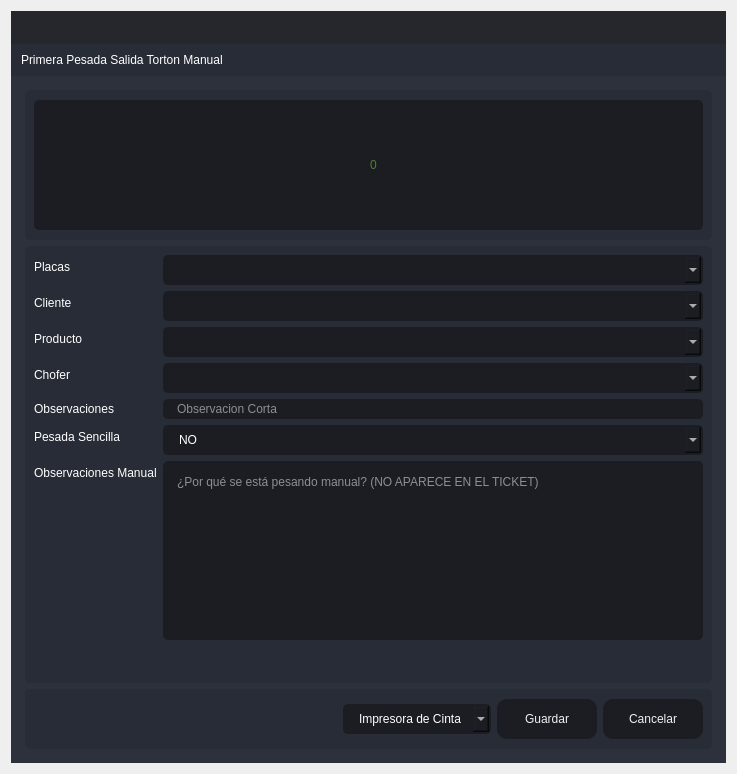
<?xml version="1.0" encoding="UTF-8"?>
<ui version="4.0">
 <class>PrimeraPSM</class>
 <widget class="QDialog" name="PrimeraPSM">
  <property name="windowModality">
   <enum>Qt::ApplicationModal</enum>
  </property>
  <property name="geometry">
   <rect>
    <x>0</x>
    <y>0</y>
    <width>737</width>
    <height>774</height>
   </rect>
  </property>
  <property name="minimumSize">
   <size>
    <width>737</width>
    <height>774</height>
   </size>
  </property>
  <property name="maximumSize">
   <size>
    <width>737</width>
    <height>774</height>
   </size>
  </property>
  <property name="windowTitle">
   <string>Primera Pesada Salida Torton Manual</string>
  </property>
  <layout class="QVBoxLayout" name="verticalLayout_6">
   <item>
    <widget class="QFrame" name="frame_main">
     <property name="styleSheet">
      <string notr="true">/* LINE EDIT */
QLineEdit {
	background-color: rgb(27, 29, 35);
	border-radius: 5px;
	border: 2px solid rgb(27, 29, 35);
	padding-left: 10px;
}
QLineEdit:hover {
	border: 2px solid rgb(64, 71, 88);
}
QLineEdit:focus {
	border: 2px solid rgb(91, 101, 124);
}

/* SCROLL BARS */
QScrollBar:horizontal {
    border: none;
    background: rgb(52, 59, 72);
    height: 14px;
    margin: 0px 21px 0 21px;
	border-radius: 0px;
}
QScrollBar::handle:horizontal {
    background: rgb(85, 170, 255);
    min-width: 25px;
	border-radius: 7px
}
QScrollBar::add-line:horizontal {
    border: none;
    background: rgb(55, 63, 77);
    width: 20px;
	border-top-right-radius: 7px;
    border-bottom-right-radius: 7px;
    subcontrol-position: right;
    subcontrol-origin: margin;
}
QScrollBar::sub-line:horizontal {
    border: none;
    background: rgb(55, 63, 77);
    width: 20px;
	border-top-left-radius: 7px;
    border-bottom-left-radius: 7px;
    subcontrol-position: left;
    subcontrol-origin: margin;
}
QScrollBar::up-arrow:horizontal, QScrollBar::down-arrow:horizontal
{
     background: none;
}
QScrollBar::add-page:horizontal, QScrollBar::sub-page:horizontal
{
     background: none;
}
 QScrollBar:vertical {
	border: none;
    background: rgb(52, 59, 72);
    width: 14px;
    margin: 21px 0 21px 0;
	border-radius: 0px;
 }
 QScrollBar::handle:vertical {	
	background: rgb(85, 170, 255);
    min-height: 25px;
	border-radius: 7px
 }
 QScrollBar::add-line:vertical {
     border: none;
    background: rgb(55, 63, 77);
     height: 20px;
	border-bottom-left-radius: 7px;
    border-bottom-right-radius: 7px;
     subcontrol-position: bottom;
     subcontrol-origin: margin;
 }
 QScrollBar::sub-line:vertical {
	border: none;
    background: rgb(55, 63, 77);
     height: 20px;
	border-top-left-radius: 7px;
    border-top-right-radius: 7px;
     subcontrol-position: top;
     subcontrol-origin: margin;
 }
 QScrollBar::up-arrow:vertical, QScrollBar::down-arrow:vertical {
     background: none;
 }

 QScrollBar::add-page:vertical, QScrollBar::sub-page:vertical {
     background: none;
 }

/* CHECKBOX */
QCheckBox::indicator {
    border: 3px solid rgb(52, 59, 72);
	width: 15px;
	height: 15px;
	border-radius: 10px;
    background: rgb(44, 49, 60);
}
QCheckBox::indicator:hover {
    border: 3px solid rgb(58, 66, 81);
}
QCheckBox::indicator:checked {
    background: 3px solid rgb(52, 59, 72);
	border: 3px solid rgb(52, 59, 72);	
	background-image: url(:/16x16/icons/16x16/cil-check-alt.png);
}

/* RADIO BUTTON */
QRadioButton::indicator {
    border: 3px solid rgb(52, 59, 72);
	width: 15px;
	height: 15px;
	border-radius: 10px;
    background: rgb(44, 49, 60);
}
QRadioButton::indicator:hover {
    border: 3px solid rgb(58, 66, 81);
}
QRadioButton::indicator:checked {
    background: 3px solid rgb(94, 106, 130);
	border: 3px solid rgb(52, 59, 72);	
}

/* COMBOBOX */
QComboBox{
	background-color: rgb(27, 29, 35);
	border-radius: 5px;
	border: 2px solid rgb(27, 29, 35);
	padding: 5px;
	padding-left: 10px;
}
QComboBox:hover{
	border: 2px solid rgb(64, 71, 88);
}
QComboBox::drop-down {
	subcontrol-origin: padding;
	subcontrol-position: top right;
	width: 25px; 
	border-left-width: 3px;
	border-left-color: rgba(39, 44, 54, 150);
	border-left-style: solid;
	border-top-right-radius: 3px;
	border-bottom-right-radius: 3px;	
	background-image: url(:/16x16/icons/16x16/cil-arrow-bottom.png);
	background-position: center;
	background-repeat: no-reperat;
 }
QComboBox QAbstractItemView {
	color: rgb(85, 170, 255);	
	background-color: rgb(27, 29, 35);
	padding: 10px;
	selection-background-color: rgb(39, 44, 54);
}

/* SLIDERS */
QSlider::groove:horizontal {
    border-radius: 9px;
    height: 18px;
	margin: 0px;
	background-color: rgb(52, 59, 72);
}
QSlider::groove:horizontal:hover {
	background-color: rgb(55, 62, 76);
}
QSlider::handle:horizontal {
    background-color: rgb(85, 170, 255);
    border: none;
    height: 18px;
    width: 18px;
    margin: 0px;
	border-radius: 9px;
}
QSlider::handle:horizontal:hover {
    background-color: rgb(105, 180, 255);
}
QSlider::handle:horizontal:pressed {
    background-color: rgb(65, 130, 195);
}

QSlider::groove:vertical {
    border-radius: 9px;
    width: 18px;
    margin: 0px;
	background-color: rgb(52, 59, 72);
}
QSlider::groove:vertical:hover {
	background-color: rgb(55, 62, 76);
}
QSlider::handle:vertical {
    background-color: rgb(85, 170, 255);
	border: none;
    height: 18px;
    width: 18px;
    margin: 0px;
	border-radius: 9px;
}
QSlider::handle:vertical:hover {
    background-color: rgb(105, 180, 255);
}
QSlider::handle:vertical:pressed {
    background-color: rgb(65, 130, 195);
}

</string>
     </property>
     <property name="frameShape">
      <enum>QFrame::NoFrame</enum>
     </property>
     <property name="frameShadow">
      <enum>QFrame::Raised</enum>
     </property>
     <layout class="QVBoxLayout" name="verticalLayout">
      <property name="spacing">
       <number>0</number>
      </property>
      <property name="leftMargin">
       <number>0</number>
      </property>
      <property name="topMargin">
       <number>0</number>
      </property>
      <property name="rightMargin">
       <number>0</number>
      </property>
      <property name="bottomMargin">
       <number>0</number>
      </property>
      <item>
       <widget class="QFrame" name="frame_top">
        <property name="minimumSize">
         <size>
          <width>0</width>
          <height>65</height>
         </size>
        </property>
        <property name="maximumSize">
         <size>
          <width>16777215</width>
          <height>65</height>
         </size>
        </property>
        <property name="styleSheet">
         <string notr="true">background-color: transparent;</string>
        </property>
        <property name="frameShape">
         <enum>QFrame::NoFrame</enum>
        </property>
        <property name="frameShadow">
         <enum>QFrame::Raised</enum>
        </property>
        <layout class="QHBoxLayout" name="horizontalLayout_3">
         <property name="spacing">
          <number>0</number>
         </property>
         <property name="leftMargin">
          <number>0</number>
         </property>
         <property name="topMargin">
          <number>0</number>
         </property>
         <property name="rightMargin">
          <number>0</number>
         </property>
         <property name="bottomMargin">
          <number>0</number>
         </property>
         <item>
          <widget class="QFrame" name="frame_toggle">
           <property name="maximumSize">
            <size>
             <width>70</width>
             <height>16777215</height>
            </size>
           </property>
           <property name="styleSheet">
            <string notr="true">background-color: rgb(27, 29, 35);</string>
           </property>
           <property name="frameShape">
            <enum>QFrame::NoFrame</enum>
           </property>
           <property name="frameShadow">
            <enum>QFrame::Raised</enum>
           </property>
           <layout class="QVBoxLayout" name="verticalLayout_3">
            <property name="spacing">
             <number>0</number>
            </property>
            <property name="leftMargin">
             <number>0</number>
            </property>
            <property name="topMargin">
             <number>0</number>
            </property>
            <property name="rightMargin">
             <number>0</number>
            </property>
            <property name="bottomMargin">
             <number>0</number>
            </property>
           </layout>
          </widget>
         </item>
         <item>
          <widget class="QFrame" name="frame_top_right">
           <property name="styleSheet">
            <string notr="true">background: transparent;</string>
           </property>
           <property name="frameShape">
            <enum>QFrame::NoFrame</enum>
           </property>
           <property name="frameShadow">
            <enum>QFrame::Raised</enum>
           </property>
           <layout class="QVBoxLayout" name="verticalLayout_2">
            <property name="spacing">
             <number>0</number>
            </property>
            <property name="leftMargin">
             <number>0</number>
            </property>
            <property name="topMargin">
             <number>0</number>
            </property>
            <property name="rightMargin">
             <number>0</number>
            </property>
            <property name="bottomMargin">
             <number>0</number>
            </property>
            <item>
             <widget class="QFrame" name="frame_top_btns">
              <property name="maximumSize">
               <size>
                <width>16777215</width>
                <height>42</height>
               </size>
              </property>
              <property name="styleSheet">
               <string notr="true">background-color: rgba(27, 29, 35, 200)</string>
              </property>
              <property name="frameShape">
               <enum>QFrame::NoFrame</enum>
              </property>
              <property name="frameShadow">
               <enum>QFrame::Raised</enum>
              </property>
              <layout class="QHBoxLayout" name="horizontalLayout_4">
               <property name="spacing">
                <number>0</number>
               </property>
               <property name="leftMargin">
                <number>0</number>
               </property>
               <property name="topMargin">
                <number>0</number>
               </property>
               <property name="rightMargin">
                <number>0</number>
               </property>
               <property name="bottomMargin">
                <number>0</number>
               </property>
               <item>
                <widget class="QFrame" name="frame_label_top_btns">
                 <property name="sizePolicy">
                  <sizepolicy hsizetype="Expanding" vsizetype="Preferred">
                   <horstretch>0</horstretch>
                   <verstretch>0</verstretch>
                  </sizepolicy>
                 </property>
                 <property name="frameShape">
                  <enum>QFrame::NoFrame</enum>
                 </property>
                 <property name="frameShadow">
                  <enum>QFrame::Raised</enum>
                 </property>
                 <layout class="QHBoxLayout" name="horizontalLayout_10">
                  <property name="spacing">
                   <number>0</number>
                  </property>
                  <property name="leftMargin">
                   <number>5</number>
                  </property>
                  <property name="topMargin">
                   <number>0</number>
                  </property>
                  <property name="rightMargin">
                   <number>10</number>
                  </property>
                  <property name="bottomMargin">
                   <number>0</number>
                  </property>
                 </layout>
                </widget>
               </item>
               <item alignment="Qt::AlignRight">
                <widget class="QFrame" name="frame_btns_right">
                 <property name="sizePolicy">
                  <sizepolicy hsizetype="Expanding" vsizetype="Preferred">
                   <horstretch>0</horstretch>
                   <verstretch>0</verstretch>
                  </sizepolicy>
                 </property>
                 <property name="maximumSize">
                  <size>
                   <width>120</width>
                   <height>16777215</height>
                  </size>
                 </property>
                 <property name="frameShape">
                  <enum>QFrame::NoFrame</enum>
                 </property>
                 <property name="frameShadow">
                  <enum>QFrame::Raised</enum>
                 </property>
                 <layout class="QHBoxLayout" name="horizontalLayout_5">
                  <property name="spacing">
                   <number>0</number>
                  </property>
                  <property name="leftMargin">
                   <number>0</number>
                  </property>
                  <property name="topMargin">
                   <number>0</number>
                  </property>
                  <property name="rightMargin">
                   <number>0</number>
                  </property>
                  <property name="bottomMargin">
                   <number>0</number>
                  </property>
                 </layout>
                </widget>
               </item>
              </layout>
             </widget>
            </item>
            <item>
             <widget class="QFrame" name="frame_top_info">
              <property name="maximumSize">
               <size>
                <width>16777215</width>
                <height>65</height>
               </size>
              </property>
              <property name="styleSheet">
               <string notr="true">background-color: rgb(39, 44, 54);</string>
              </property>
              <property name="frameShape">
               <enum>QFrame::NoFrame</enum>
              </property>
              <property name="frameShadow">
               <enum>QFrame::Raised</enum>
              </property>
              <layout class="QHBoxLayout" name="horizontalLayout_8">
               <property name="spacing">
                <number>0</number>
               </property>
               <property name="leftMargin">
                <number>10</number>
               </property>
               <property name="topMargin">
                <number>0</number>
               </property>
               <property name="rightMargin">
                <number>10</number>
               </property>
               <property name="bottomMargin">
                <number>0</number>
               </property>
               <item>
                <widget class="QLabel" name="label">
                 <property name="styleSheet">
                  <string notr="true">font: 75 16pt &quot;MS Shell Dlg 2&quot;;
color: rgb(255, 255, 255);</string>
                 </property>
                 <property name="text">
                  <string>Primera Pesada Salida Torton Manual</string>
                 </property>
                </widget>
               </item>
              </layout>
             </widget>
            </item>
           </layout>
          </widget>
         </item>
        </layout>
       </widget>
      </item>
      <item>
       <widget class="QFrame" name="frame_center">
        <property name="sizePolicy">
         <sizepolicy hsizetype="Expanding" vsizetype="Expanding">
          <horstretch>0</horstretch>
          <verstretch>0</verstretch>
         </sizepolicy>
        </property>
        <property name="styleSheet">
         <string notr="true">background-color: rgb(40, 44, 52);</string>
        </property>
        <property name="frameShape">
         <enum>QFrame::NoFrame</enum>
        </property>
        <property name="frameShadow">
         <enum>QFrame::Raised</enum>
        </property>
        <layout class="QHBoxLayout" name="horizontalLayout_2">
         <property name="spacing">
          <number>0</number>
         </property>
         <property name="leftMargin">
          <number>0</number>
         </property>
         <property name="topMargin">
          <number>0</number>
         </property>
         <property name="rightMargin">
          <number>0</number>
         </property>
         <property name="bottomMargin">
          <number>0</number>
         </property>
         <item>
          <widget class="QFrame" name="frame_content_right">
           <property name="styleSheet">
            <string notr="true">background-color: rgb(44, 49, 60);</string>
           </property>
           <property name="frameShape">
            <enum>QFrame::NoFrame</enum>
           </property>
           <property name="frameShadow">
            <enum>QFrame::Raised</enum>
           </property>
           <layout class="QVBoxLayout" name="verticalLayout_4">
            <property name="spacing">
             <number>0</number>
            </property>
            <property name="leftMargin">
             <number>0</number>
            </property>
            <property name="topMargin">
             <number>0</number>
            </property>
            <property name="rightMargin">
             <number>0</number>
            </property>
            <property name="bottomMargin">
             <number>0</number>
            </property>
            <item>
             <widget class="QFrame" name="frame_content">
              <property name="frameShape">
               <enum>QFrame::NoFrame</enum>
              </property>
              <property name="frameShadow">
               <enum>QFrame::Raised</enum>
              </property>
              <layout class="QVBoxLayout" name="verticalLayout_9">
               <property name="spacing">
                <number>0</number>
               </property>
               <property name="leftMargin">
                <number>5</number>
               </property>
               <property name="topMargin">
                <number>5</number>
               </property>
               <property name="rightMargin">
                <number>5</number>
               </property>
               <property name="bottomMargin">
                <number>5</number>
               </property>
               <item>
                <widget class="QStackedWidget" name="stackedWidget">
                 <property name="styleSheet">
                  <string notr="true">background: transparent;</string>
                 </property>
                 <property name="currentIndex">
                  <number>0</number>
                 </property>
                 <widget class="QWidget" name="page_home">
                  <layout class="QVBoxLayout" name="verticalLayout_10">
                   <item>
                    <widget class="QFrame" name="frame_3">
                     <property name="minimumSize">
                      <size>
                       <width>0</width>
                       <height>150</height>
                      </size>
                     </property>
                     <property name="maximumSize">
                      <size>
                       <width>16777215</width>
                       <height>150</height>
                      </size>
                     </property>
                     <property name="styleSheet">
                      <string notr="true">background-color: rgb(39, 44, 54);
border-radius: 5px;</string>
                     </property>
                     <property name="frameShape">
                      <enum>QFrame::StyledPanel</enum>
                     </property>
                     <property name="frameShadow">
                      <enum>QFrame::Raised</enum>
                     </property>
                     <layout class="QVBoxLayout" name="verticalLayout_11">
                      <item>
                       <layout class="QVBoxLayout" name="verticalLayout_8">
                        <item>
                         <widget class="QLineEdit" name="Peso">
                          <property name="minimumSize">
                           <size>
                            <width>0</width>
                            <height>130</height>
                           </size>
                          </property>
                          <property name="maximumSize">
                           <size>
                            <width>16777215</width>
                            <height>130</height>
                           </size>
                          </property>
                          <property name="styleSheet">
                           <string notr="true">QLineEdit {
	background-color: rgb(27, 29, 35);
	border-radius: 5px;
	border: 2px solid rgb(27, 29, 35);
	padding-left: 10px;
	font: 75 80pt &quot;MS Shell Dlg 2&quot;;	
	color: rgb(138, 226, 52);
}
QLineEdit:hover {
	border: 2px solid rgb(64, 71, 88);
}
QLineEdit:focus {
	border: 2px solid rgb(91, 101, 124);
}</string>
                          </property>
                          <property name="alignment">
                           <set>Qt::AlignCenter</set>
                          </property>
                          <property name="placeholderText">
                           <string>0</string>
                          </property>
                         </widget>
                        </item>
                       </layout>
                      </item>
                     </layout>
                    </widget>
                   </item>
                   <item>
                    <widget class="QFrame" name="frame">
                     <property name="styleSheet">
                      <string notr="true">background-color: rgb(39, 44, 54);
border-radius: 5px;</string>
                     </property>
                     <property name="frameShape">
                      <enum>QFrame::StyledPanel</enum>
                     </property>
                     <property name="frameShadow">
                      <enum>QFrame::Raised</enum>
                     </property>
                     <layout class="QVBoxLayout" name="verticalLayout_5">
                      <item>
                       <layout class="QVBoxLayout" name="verticalLayout_12">
                        <item>
                         <layout class="QFormLayout" name="formLayout">
                          <item row="0" column="0">
                           <widget class="QLabel" name="label_2">
                            <property name="styleSheet">
                             <string notr="true">color: rgb(255, 255, 255);
font: 75 12pt &quot;MS Shell Dlg 2&quot;;</string>
                            </property>
                            <property name="text">
                             <string>Placas</string>
                            </property>
                           </widget>
                          </item>
                          <item row="0" column="1">
                           <widget class="QComboBox" name="comboBox_placas">
                            <property name="styleSheet">
                             <string notr="true">QComboBox{
	background-color: rgb(27, 29, 35);
	border-radius: 5px;
	border: 2px solid rgb(27, 29, 35);
	padding: 5px;
	padding-left: 14px;
	color: rgb(255, 255, 255);
    font: 75 12pt &quot;MS Shell Dlg 2&quot;;
}
QComboBox:hover{
	border: 2px solid rgb(64, 71, 88);
}
QComboBox QAbstractItemView {
	color: rgb(85, 170, 255);	
	background-color: rgb(27, 29, 35);
	padding: 10px;
	selection-background-color: rgb(39, 44, 54);
}</string>
                            </property>
                           </widget>
                          </item>
                          <item row="1" column="0">
                           <widget class="QLabel" name="label_3">
                            <property name="styleSheet">
                             <string notr="true">color: rgb(255, 255, 255);
font: 75 12pt &quot;MS Shell Dlg 2&quot;;</string>
                            </property>
                            <property name="text">
                             <string>Cliente</string>
                            </property>
                           </widget>
                          </item>
                          <item row="1" column="1">
                           <widget class="QComboBox" name="comboBox_cliente">
                            <property name="styleSheet">
                             <string notr="true">QComboBox{
	background-color: rgb(27, 29, 35);
	border-radius: 5px;
	border: 2px solid rgb(27, 29, 35);
	padding: 5px;
	padding-left: 14px;
	color: rgb(255, 255, 255);
    font: 75 12pt &quot;MS Shell Dlg 2&quot;;
}
QComboBox:hover{
	border: 2px solid rgb(64, 71, 88);
}
QComboBox QAbstractItemView {
	color: rgb(85, 170, 255);	
	background-color: rgb(27, 29, 35);
	padding: 10px;
	selection-background-color: rgb(39, 44, 54);
}</string>
                            </property>
                           </widget>
                          </item>
                          <item row="2" column="0">
                           <widget class="QLabel" name="label_5">
                            <property name="styleSheet">
                             <string notr="true">color: rgb(255, 255, 255);
font: 75 12pt &quot;MS Shell Dlg 2&quot;;</string>
                            </property>
                            <property name="text">
                             <string>Producto</string>
                            </property>
                           </widget>
                          </item>
                          <item row="2" column="1">
                           <widget class="QComboBox" name="comboBox_productos">
                            <property name="styleSheet">
                             <string notr="true">QComboBox{
	background-color: rgb(27, 29, 35);
	border-radius: 5px;
	border: 2px solid rgb(27, 29, 35);
	padding: 5px;
	padding-left: 14px;
	color: rgb(255, 255, 255);
    font: 75 12pt &quot;MS Shell Dlg 2&quot;;
}
QComboBox:hover{
	border: 2px solid rgb(64, 71, 88);
}
QComboBox QAbstractItemView {
	color: rgb(85, 170, 255);	
	background-color: rgb(27, 29, 35);
	padding: 10px;
	selection-background-color: rgb(39, 44, 54);
}</string>
                            </property>
                           </widget>
                          </item>
                          <item row="3" column="0">
                           <widget class="QLabel" name="label_6">
                            <property name="styleSheet">
                             <string notr="true">color: rgb(255, 255, 255);
font: 75 12pt &quot;MS Shell Dlg 2&quot;;</string>
                            </property>
                            <property name="text">
                             <string>Chofer</string>
                            </property>
                           </widget>
                          </item>
                          <item row="3" column="1">
                           <widget class="QComboBox" name="comboBox_operador">
                            <property name="styleSheet">
                             <string notr="true">QComboBox{
	background-color: rgb(27, 29, 35);
	border-radius: 5px;
	border: 2px solid rgb(27, 29, 35);
	padding: 5px;
	padding-left: 14px;
	color: rgb(255, 255, 255);
    font: 75 12pt &quot;MS Shell Dlg 2&quot;;
}
QComboBox:hover{
	border: 2px solid rgb(64, 71, 88);
}
QComboBox QAbstractItemView {
	color: rgb(85, 170, 255);	
	background-color: rgb(27, 29, 35);
	padding: 10px;
	selection-background-color: rgb(39, 44, 54);
}</string>
                            </property>
                           </widget>
                          </item>
                          <item row="4" column="0">
                           <widget class="QLabel" name="label_7">
                            <property name="styleSheet">
                             <string notr="true">color: rgb(255, 255, 255);
font: 75 12pt &quot;MS Shell Dlg 2&quot;;</string>
                            </property>
                            <property name="text">
                             <string>Observaciones</string>
                            </property>
                           </widget>
                          </item>
                          <item row="7" column="0">
                           <widget class="Line" name="line">
                            <property name="orientation">
                             <enum>Qt::Horizontal</enum>
                            </property>
                           </widget>
                          </item>
                          <item row="7" column="1">
                           <spacer name="verticalSpacer">
                            <property name="orientation">
                             <enum>Qt::Vertical</enum>
                            </property>
                            <property name="sizeHint" stdset="0">
                             <size>
                              <width>20</width>
                              <height>40</height>
                             </size>
                            </property>
                           </spacer>
                          </item>
                          <item row="6" column="1">
                           <widget class="QPlainTextEdit" name="Observaciones_Manual">
                            <property name="styleSheet">
                             <string notr="true">QPlainTextEdit {
	background-color: rgb(27, 29, 35);
	border-radius: 5px;
	padding: 10px;
    color: rgb(255, 255, 255);
	font: 75 12pt &quot;MS Shell Dlg 2&quot;;
}
QPlainTextEdit:hover {
	border: 2px solid rgb(64, 71, 88);
}
QPlainTextEdit:focus {
	border: 2px solid rgb(91, 101, 124);
}</string>
                            </property>
                            <property name="placeholderText">
                             <string>¿Por qué se está pesando manual? (NO APARECE EN EL TICKET)</string>
                            </property>
                           </widget>
                          </item>
                          <item row="6" column="0">
                           <widget class="QLabel" name="label_4">
                            <property name="styleSheet">
                             <string notr="true">color: rgb(255, 255, 255);
font: 75 12pt &quot;MS Shell Dlg 2&quot;;</string>
                            </property>
                            <property name="text">
                             <string>Observaciones Manual</string>
                            </property>
                           </widget>
                          </item>
                          <item row="4" column="1">
                           <widget class="QLineEdit" name="observaciones">
                            <property name="styleSheet">
                             <string notr="true">QLineEdit {
	background-color: rgb(27, 29, 35);
	border-radius: 5px;
	border: 2px solid rgb(27, 29, 35);
	padding-left: 10px;
	font: 75 12pt &quot;MS Shell Dlg 2&quot;;
	color: rgb(255, 255, 255);
}
QLineEdit:hover {
	border: 2px solid rgb(64, 71, 88);
}
QLineEdit:focus {
	border: 2px solid rgb(91, 101, 124);
}</string>
                            </property>
                            <property name="maxLength">
                             <number>125</number>
                            </property>
                            <property name="placeholderText">
                             <string>Observacion Corta</string>
                            </property>
                           </widget>
                          </item>
                          <item row="5" column="0">
                           <widget class="QLabel" name="label_8">
                            <property name="styleSheet">
                             <string notr="true">color: rgb(255, 255, 255);
font: 75 12pt &quot;MS Shell Dlg 2&quot;;</string>
                            </property>
                            <property name="text">
                             <string>Pesada Sencilla</string>
                            </property>
                           </widget>
                          </item>
                          <item row="5" column="1">
                           <widget class="QComboBox" name="comboBox_PesadaSencilla">
                            <property name="styleSheet">
                             <string notr="true">QComboBox{
	background-color: rgb(27, 29, 35);
	border-radius: 5px;
	border: 2px solid rgb(27, 29, 35);
	padding: 5px;
	padding-left: 14px;
	color: rgb(255, 255, 255);
    font: 75 12pt &quot;MS Shell Dlg 2&quot;;
}
QComboBox:hover{
	border: 2px solid rgb(64, 71, 88);
}
QComboBox QAbstractItemView {
	color: rgb(85, 170, 255);	
	background-color: rgb(27, 29, 35);
	padding: 10px;
	selection-background-color: rgb(39, 44, 54);
}</string>
                            </property>
                            <item>
                             <property name="text">
                              <string>NO</string>
                             </property>
                            </item>
                            <item>
                             <property name="text">
                              <string>SI</string>
                             </property>
                            </item>
                           </widget>
                          </item>
                         </layout>
                        </item>
                       </layout>
                      </item>
                     </layout>
                    </widget>
                   </item>
                   <item>
                    <widget class="QFrame" name="frame_2">
                     <property name="minimumSize">
                      <size>
                       <width>0</width>
                       <height>60</height>
                      </size>
                     </property>
                     <property name="maximumSize">
                      <size>
                       <width>16777215</width>
                       <height>60</height>
                      </size>
                     </property>
                     <property name="styleSheet">
                      <string notr="true">background-color: rgb(39, 44, 54);
border-radius: 5px;</string>
                     </property>
                     <property name="frameShape">
                      <enum>QFrame::StyledPanel</enum>
                     </property>
                     <property name="frameShadow">
                      <enum>QFrame::Raised</enum>
                     </property>
                     <layout class="QHBoxLayout" name="horizontalLayout_9">
                      <item>
                       <layout class="QGridLayout" name="gridLayout">
                        <item row="0" column="3">
                         <widget class="QPushButton" name="btnr">
                          <property name="minimumSize">
                           <size>
                            <width>100</width>
                            <height>40</height>
                           </size>
                          </property>
                          <property name="styleSheet">
                           <string notr="true">QPushButton {
	border-color: rgb(27, 29, 35);
	font: 75 10pt &quot;MS Shell Dlg 2&quot;;
	color: rgb(240, 240, 240);
	background-color: rgb(27, 29, 35);
	border: 0px solid;
	border-radius: 10px;	
}
QPushButton:hover {
	background-color:rgb(44, 49, 60);
	border-color: rgb(27, 29, 35);
	border: 2px solid;
}</string>
                          </property>
                          <property name="text">
                           <string>Cancelar</string>
                          </property>
                         </widget>
                        </item>
                        <item row="0" column="0">
                         <spacer name="horizontalSpacer">
                          <property name="orientation">
                           <enum>Qt::Horizontal</enum>
                          </property>
                          <property name="sizeHint" stdset="0">
                           <size>
                            <width>40</width>
                            <height>20</height>
                           </size>
                          </property>
                         </spacer>
                        </item>
                        <item row="0" column="2">
                         <widget class="QPushButton" name="btn_guardar">
                          <property name="minimumSize">
                           <size>
                            <width>100</width>
                            <height>40</height>
                           </size>
                          </property>
                          <property name="styleSheet">
                           <string notr="true">QPushButton {
	border-color: rgb(27, 29, 35);
	font: 75 10pt &quot;MS Shell Dlg 2&quot;;
	color: rgb(240, 240, 240);
	background-color: rgb(27, 29, 35);
	border: 0px solid;
	border-radius: 10px;	
}
QPushButton:hover {
	background-color:rgb(44, 49, 60);
	border-color: rgb(27, 29, 35);
	border: 2px solid;
}</string>
                          </property>
                          <property name="text">
                           <string>Guardar</string>
                          </property>
                         </widget>
                        </item>
                        <item row="0" column="1">
                         <widget class="QComboBox" name="comboBox_impresora">
                          <property name="styleSheet">
                           <string notr="true">QComboBox{
	background-color: rgb(27, 29, 35);
	border-radius: 5px;
	border: 2px solid rgb(27, 29, 35);
	padding: 5px;
	padding-left: 14px;
	color: rgb(255, 255, 255);
    font: 75 12pt &quot;MS Shell Dlg 2&quot;;
}
QComboBox:hover{
	border: 2px solid rgb(64, 71, 88);
}
QComboBox QAbstractItemView {
	color: rgb(85, 170, 255);	
	background-color: rgb(27, 29, 35);
	padding: 10px;
	selection-background-color: rgb(39, 44, 54);
}</string>
                          </property>
                          <item>
                           <property name="text">
                            <string>Impresora de Cinta</string>
                           </property>
                          </item>
                          <item>
                           <property name="text">
                            <string>Impresora Windows</string>
                           </property>
                          </item>
                         </widget>
                        </item>
                       </layout>
                      </item>
                     </layout>
                    </widget>
                   </item>
                  </layout>
                 </widget>
                </widget>
               </item>
              </layout>
             </widget>
            </item>
           </layout>
          </widget>
         </item>
        </layout>
       </widget>
      </item>
     </layout>
    </widget>
   </item>
  </layout>
 </widget>
 <resources/>
 <connections/>
</ui>
